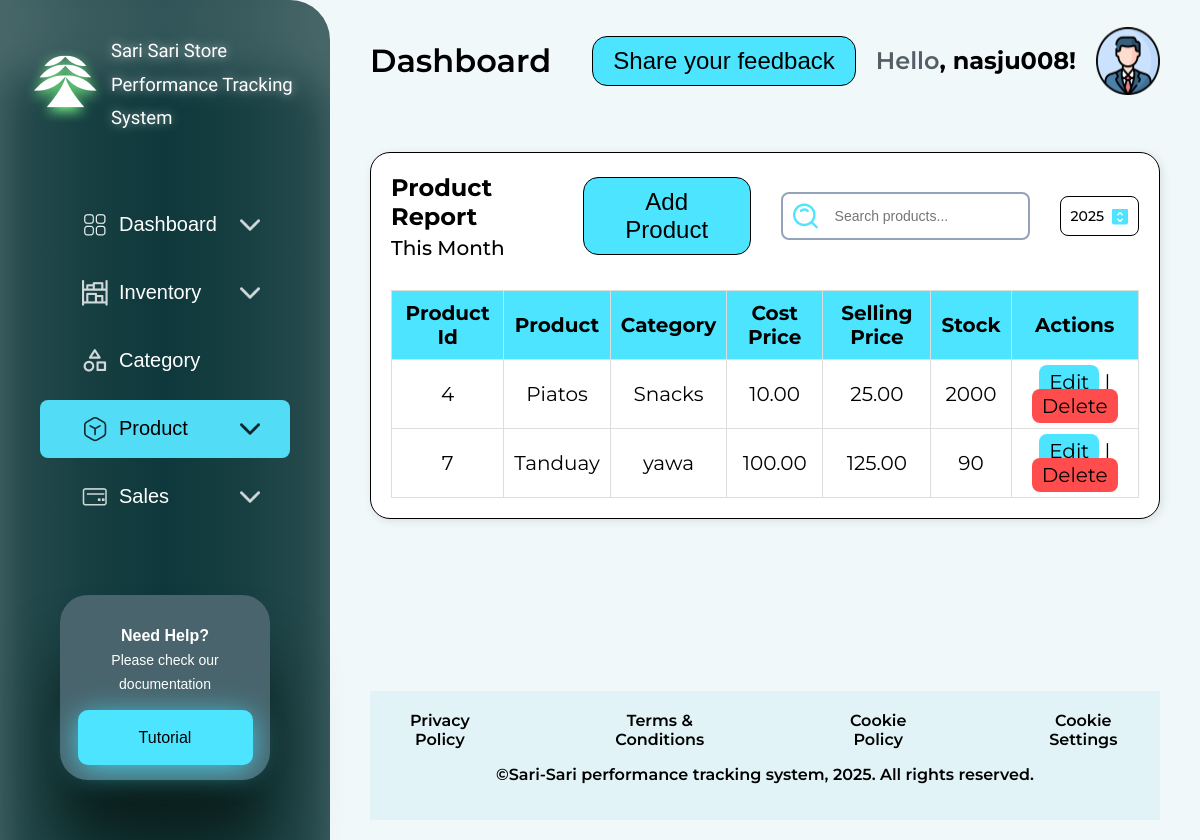
/day6-2/day6/php/viewproduct.php (signed in), run on the app's committed database.
### tables this page shows
CREATE TABLE `tblproduct` (
  `product_id` int(11) NOT NULL,
  `user_id` int(11) NOT NULL,
  `product_name` varchar(255) NOT NULL,
  `category` varchar(255) NOT NULL,
  `cost_price` decimal(10,2) NOT NULL,
  `selling_price` decimal(10,2) NOT NULL,
  `stock` int(11) NOT NULL,
  `created_at` timestamp NOT NULL DEFAULT current_timestamp()
);

### day6-2/day6/php/TenantMiddleware.php (called while the page is built, shortened)
<?php
class TenantMiddleware
{
    private $user_db;
    private $user_id;
    public function __construct($conn, $user_db)
    {
        $this->user_db = $user_db;
        $this->validateSession();
    }
    private function validateSession()
    {
        $this->authenticated_username = $_SESSION['username'];
        $stmt = $this->user_db->prepare(
            "SELECT id FROM users WHERE username = ? LIMIT 1"
        );
        $stmt->bind_param("s", $this->authenticated_username);
        $stmt->execute();
        $result = $stmt->get_result();
        $row = $result->fetch_assoc();
        $this->user_id = intval($row['id']);
    }
    public function getUserId()
    {
        return $this->user_id;
    }
}

### day6-2/day6/php/viewproduct.php (the view, shortened to what this page needs)
<?php
require_once 'db_connect_updated.php';
require_once 'TenantMiddleware.php';
$middleware = new TenantMiddleware($conn, $user_db);
$user_id = $middleware->getUserId();
$sql = "SELECT product_id, product_name, category, cost_price, selling_price, stock FROM tblproduct WHERE user_id = ?";
$stmt = $conn->prepare($sql);
$stmt->bind_param("i", $user_id);
$stmt->execute();
$result = $stmt->get_result();
?>
<html lang="en">
<head>
    <link rel="stylesheet" href="../css/styles.css">
</head>
<body>
    <div class="sidebar">
        <div class="sidebarhead">
            <div class="sidebarlogo">
                <div class="sidelogo-left">
                    <img src="../llogo.png" alt="">
                </div>
                <div class="sidelogo-right">
                    <h2>Sari Sari Store Performance Tracking System</h2>
                </div>
            </div>
            <div class="sidebarmenu">
                <ul>
                    <li class="inactive">
                        <div class="inactive-box">
                            <div class="menu">
                                <a href="dashboard.php">
                                    <div class="menulogo-left">
                                        <img src="../dash.png" alt="">
                                        <p>Dashboard</p>
                                    </div>
                                </a>
                                <div class="menulogo-right">
                                    <img src="../arrow.png" alt="" class="arrow-icon">
                                </div>
                            </div>
                        </div>
                    </li>
                    <li class="inactive">
                        <div class="inactive-box">
                            <div class="menu">
                                <div class="menulogo-left">
                                    <img src="../inventory.png" alt=""> Inventory
                                </div>
                                <div class="menulogo-right">
                                    <img src="../arrow.png" alt="" class="arrow-icon">
                                </div>
                            </div>
                        </div>
                    </li>
                    <li class="inactive">
                        <div class="inactive-box">
                            <div class="menu">
                                <a href="category.php" class="categ">
                                    <div class="menulogo-left categ">
                                        <img src="../category.png" alt=""> Category
                                    </div>
                                </a>
                            </div>
                        </div>
                    </li>
                    <li class="menu-item">
                        <div class="active">
                            <div class="menu" id="piste">
                                <a href="#" class="damndashboard">
                                    <div class="menulogo-left">
                                        <img src="../prod.png" alt="" class="light">
                                        Product
                                    </div>
                                </a>
                                <div class="menulogo-right arrow">
                                    <div class="menu" onclick="toggleActive(this)"><img src="../downarrow.png" alt=""
                                            class="arrow-icon" id="arrow-yawa"></div>
                                </div>
                            </div>
                        </div>
                    </li>
                    <li class="inactive">
                        <div class="inactive-box">
                            <div class="menu">
                                <div class="menulogo-left">
                                    <img src="../sales.png" alt=""> Sales
                                </div>
                                <div class="menulogo-right">
                                    <img src="../arrow.png" alt="" class="arrow-icon">
                                </div>
                            </div>
                        </div>
                    </li>
                </ul>
            </div>
        </div>
        <div class="boxside">
            <p><strong>Need Help?</strong>
                <br>Please check our documentation
            </p>
            <div class="sidebarbottom">
                <button class="tutorial-btn">Tutorial</button>
            </div>
        </div>
    </div>
    <div class="main-content">
        <header>
            <h1>Dashboard</h1>
            <div class="header-right">
                <div class="feedback">
                    <button class="feedback-btn">Share your feedback</button>
                </div>
                <div class="profile">
                    <h2><span>Hello</span>, <?php echo $_SESSION["username"]; ?>!</h2>
                    <img src="../profile.png" alt="" class="toggleprofile">
                </div>
            </div>
        </header>
        <div class="sales-report">
            <div class="sales-report-header">
                <div class="sales-left">
                    <h2>Product Report</h2>
                    <p>This Month</p>
                </div>
                <div class="right-middle">
                    <div class="feedback">
                        <a href="addproduct.php"><button class="feedback-btn">Add Product</button></a>
                    </div>
                    <div class="search-box">
                        <img src="../search.png" alt="">
                        <input type="text" id="product-search" placeholder="Search products..."
                            onkeyup="searchProducts()">
                    </div>
                    <div class="sales-right">
                        <p>2025</p>
                        <img src="../date.png" alt="">
                    </div>
                </div>
            </div>
            <table>
                <tr>
                    <th>Product Id</th>
                    <th>Product</th>
                    <th>Category</th>
                    <th>Cost Price</th>
                    <th>Selling Price</th>
                    <th>Stock</th>
                    <th>Actions</th>
                </tr>
                <?php
                if ($result && $result->num_rows > 0) {
                    while ($row = $result->fetch_assoc()) {
                        echo "<tr>
                                <td>{$row['product_id']}</td>
                                <td>{$row['product_name']}</td>
                                <td>{$row['category']}</td>
                                <td>{$row['cost_price']}</td>
                                <td>{$row['selling_price']}</td>
                                <td>{$row['stock']}</td>
                                <td>
                                    <a class='edit' href='edit_product.php?id={$row['product_id']}'>Edit</a> |
                                    <a class='delete' href='delete_product.php?id={$row['product_id']}' onclick='return confirm(\"Are you sure?\")'>Delete</a>
                                </td>
                            </tr>";
                    }
                } else {
                    echo "<tr><td colspan='8'>No Product found.</td></tr>";
                }
                ?>
            </table>
        </div>
        <footer>
            <div class="footer-links">
                <a href="#">Privacy Policy</a>
                <a href="#">Terms & Conditions</a>
                <a href="#">Cookie Policy</a>
                <a href="#">Cookie Settings</a>
            </div>
            <p>©Sari-Sari performance tracking system, 2025. All rights reserved.</p>
        </footer>
    </div>
</body>
</html>

### data on the page
tblproduct: product_id "4", product_name "Piatos", category "Snacks", cost_price "10.00", selling_price "25.00", stock "2000"
tblproduct: product_id "7", product_name "Tanduay", category "yawa", cost_price "100.00", selling_price "125.00", stock "90"

### other printed values
$_SESSION["username"] "nasju008"
